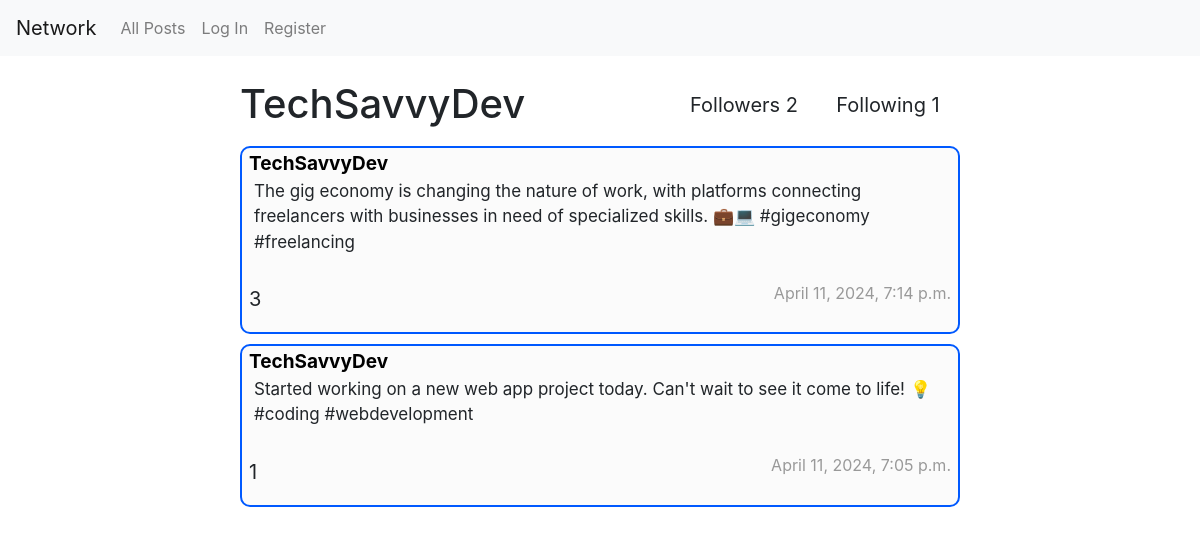
The page /profile/TechSavvyDev on the database its author committed.
### network/models.py (models this page shows, shortened)
class User(AbstractUser):
    pass

class Post(models.Model):
    user = models.ForeignKey("User", on_delete=models.CASCADE, related_name="posts")
    body = models.TextField(blank=True)
    date = models.DateTimeField(default=timezone.now)
    def likes_count(self):
        return self.likes.count()

### network/views.py (the view)
# urls.py: path("profile/<str:username>", views.profile, name="profile"),
def profile (request, username):
    user = User.objects.get(username=username)
    if user == None:
        return HttpResponseRedirect(reverse("index"))
    followers = Followers.objects.filter(followed=user).all()
    follows = Followers.objects.filter(follower=user).all()
    twitts = Post.objects.filter(user=user)[::-1]
    paginator = Paginator(twitts, 10)
    page_number = request.GET.get('page')
    page_obj = paginator.get_page(page_number)
    if request.user.is_authenticated:
        follow = Followers.objects.filter(follower=request.user, followed=user).exists()
    else:
        follow = False
    return render(request, "network/profile.html",{
        "prof_user" : user,
        "page" : page_obj,
        "follow" : follow,
        "follows_count" : follows.count(),
        "followers_count" : followers.count()
    })

### network/templates/network/profile.html (shortened to what this page needs)
{% extends "network/layout.html" %}
{% load static %}
{% block body %}
    <div>
        <div class="profile-header">
            <h3 class="profile-name">{{ prof_user.username }} </h3>
            <p class="profile_info" id="followers-profile">Followers {{ followers_count }} </p>
            <p class="profile_info" id="following-profile">Following {{ follows_count }} </p>
        </div>
    </div>
    {% for twit in page %}
    <div class="post" id="post-{{ twit.id }}">
        <a href="{% url 'profile' twit.user%}" class="post-user">{{ twit.user }}</a>
        <p class="post-body" id="body">{{ twit.body }} </p>
        <div class="like-date-container" id="like-div">
            <p class="post-like-count" id="like-count-{{ twit.id }}">{{ twit.likes_count }}</p>
            <p class="post-date" id="date">{{ twit.date }} </p>
        </div>
    </div>
    {% endfor %}
{% endblock %}

### network/static/network/styles.css (style rules this page uses)
.post { margin-top: 10px; border: 2px solid rgb(0, 89, 255); padding: 2px 7px; border-radius: 10px; background-color: #eee4; }
.like-date-container { display: flex; align-items: center; }
.post-user { font-weight: bold; color: #000; text-decoration: none !important; font-size: 19px; }
.post-body { font-size: 17px; padding-left: 5px; }
.post-date { flex: 1; text-align: right; color: #999; }
.post-like-count { font-size: 20px; padding-top: 13px; }
.profile-header { display: grid; grid-template-columns: 60% 20% 20%; text-align: center; }
.profile-name { font-size: 40px; grid-column: 1; grid-row: 1; text-align: left; }
.profile_info { font-size: 20px; padding-top: 10px; }
#followers-profile { grid-column: 2; grid-row: 1; }
#following-profile { grid-column: 3; grid-row: 1; }

### rows shown on the page
User: username "TechSavvyDev"
Post: user "TechSavvyDev", body "The gig economy is changing the nature of work, with platforms connecting freelancers with businesses in need of specialized skills. 💼💻 #gigeconomy #freelancing", likes_count "3", date "April 11, 2024, 7:14 p.m."
Post: user "TechSavvyDev", body "Started working on a new web app project today. Can't wait to see it come to life! 💡 #coding #webdevelopment", likes_count "1", date "April 11, 2024, 7:05 p.m."

### other values the page prints
{{ followers_count }} "2"
{{ follows_count }} "1"
